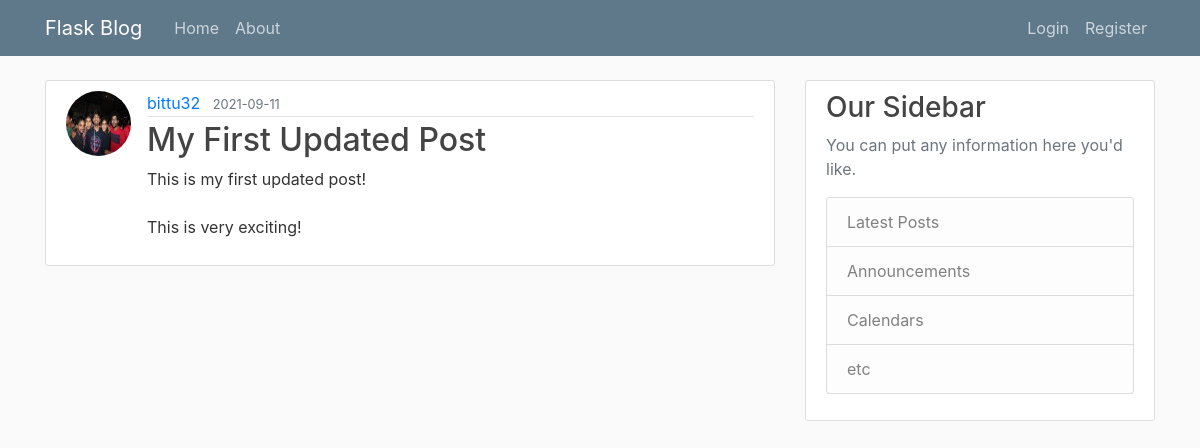
/post/1, run on an earlier commit of the app's database.
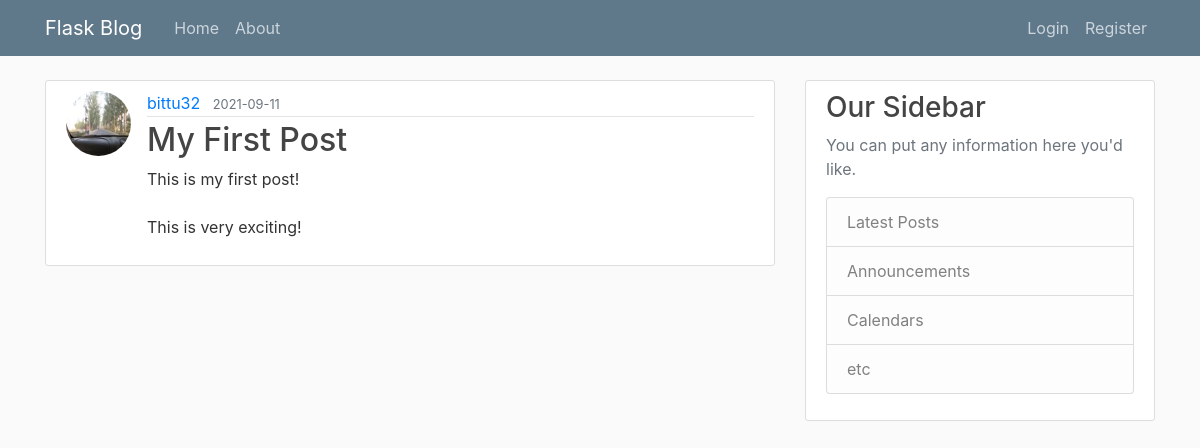
And on a later commit of the database.
### flaskblog/models.py (models this page shows, shortened)
class User(db.Model, UserMixin):
    id = db.Column(db.Integer, primary_key=True)
    username = db.Column(db.String(20), unique=True, nullable=False)
    email = db.Column(db.String(120), unique=True, nullable=False)
    image_file = db.Column(db.String(20), nullable=False, default='default.jpg')
    password = db.Column(db.String(60), nullable=False)
    posts = db.relationship('Post', backref='author', lazy=True)

class Post(db.Model):
    id = db.Column(db.Integer, primary_key=True)
    title = db.Column(db.String(100), nullable=False)
    date_posted = db.Column(db.DateTime, nullable=False, default=datetime.utcnow)
    content = db.Column(db.Text, nullable=False)
    user_id = db.Column(db.Integer, db.ForeignKey('user.id'), nullable=False)

### flaskblog/routes.py (the view)
@app.route("/post/<int:post_id>")
def post(post_id):
    post = Post.query.get_or_404(post_id)
    return render_template('post.html', title=post.title, post=post)

### flaskblog/templates/post.html (shortened to what this page needs)
{% extends 'layout.html' %}
{% block content %}
    <article class="media content-section">
      <img class="rounded-circle article-img" src="{{ url_for('static', filename='profile_pics/' + post.author.image_file) }}">
      <div class="media-body">
        <div class="article-metadata">
          <a class="mr-2" href="#">{{ post.author.username }}</a>
          <small class="text-muted">{{ post.date_posted.strftime('%Y-%m-%d') }}</small>
        </div>
        <h2 class="article-title">{{ post.title }}</h2>
        <p class="article-content">{{ post.content }}</p>
      </div>
    </article>
{% endblock content %}

### flaskblog/templates/layout.html (shortened to what this page needs)
<!DOCTYPE html>
<html lang="en">
<head>
    <link rel="stylesheet" href="https://maxcdn.bootstrapcdn.com/bootstrap/4.0.0/css/bootstrap.min.css">
    <link rel="stylesheet" type="text/css" href="{{ url_for('static', filename='main.css') }}">
</head>
<body>
    <header class="site-header">
      <nav class="navbar navbar-expand-md navbar-dark bg-steel fixed-top">
        <div class="container">
          <a class="navbar-brand mr-4" href="/">Flask Blog</a>
          <div class="collapse navbar-collapse" id="navbarToggle">
            <div class="navbar-nav mr-auto">
              <a class="nav-item nav-link" href="{{ url_for('home') }}">Home</a>
              <a class="nav-item nav-link" href="{{ url_for('about') }}">About</a>
            </div>
            <div class="navbar-nav">
              {% if current_user.is_authenticated %}
                <a class="nav-item nav-link" href="{{ url_for('new_post') }}">New Post</a>
                <a class="nav-item nav-link" href="{{ url_for('account') }}">Account</a>
                <a class="nav-item nav-link" href="{{ url_for('logout') }}">Logout</a>
              {% else %}
                <a class="nav-item nav-link" href="{{ url_for('login') }}">Login</a>
                <a class="nav-item nav-link" href="{{ url_for('register') }}">Register</a>
              {% endif %}
            </div>
          </div>
        </div>
      </nav>
    </header>
    <main role="main" class="container">
      <div class="row">
        <div class="col-md-8">
          {% block content %}{% endblock %}
        </div>
        <div class="col-md-4">
          <div class="content-section">
            <h3>Our Sidebar</h3>
            <p class='text-muted'>You can put any information here you'd like.
              <ul class="list-group">
                <li class="list-group-item list-group-item-light">Latest Posts</li>
                <li class="list-group-item list-group-item-light">Announcements</li>
                <li class="list-group-item list-group-item-light">Calendars</li>
                <li class="list-group-item list-group-item-light">etc</li>
              </ul>
            </p>
          </div>
        </div>
      </div>
    </main>
</body>
</html>

### flaskblog/static/main.css (style rules this page uses)
body { background: #fafafa; color: #333333; margin-top: 5rem; }
h1, h2, h3, h4, h5, h6 { color: #444444; }
.bg-steel { background-color: #5f788a; }
.site-header .navbar-nav .nav-link { color: #cbd5db; }
.content-section { background: #ffffff; padding: 10px 20px; border: 1px solid #dddddd; border-radius: 3px; margin-bottom: 20px; }
.article-title { color: #444444; }
.article-content { white-space: pre-line; }
.article-img { height: 65px; width: 65px; margin-right: 16px; }
.article-metadata { padding-bottom: 1px; margin-bottom: 4px; border-bottom: 1px solid #e3e3e3 }

What changed in the data, as far as the page shows it:
changed User "bittu32": image_file: a different picture
changed Post: title "My First Updated Post" → "My First Post"; content "This is my first updated post! This is very exciting!" → "This is my first post! This is very exciting!"
